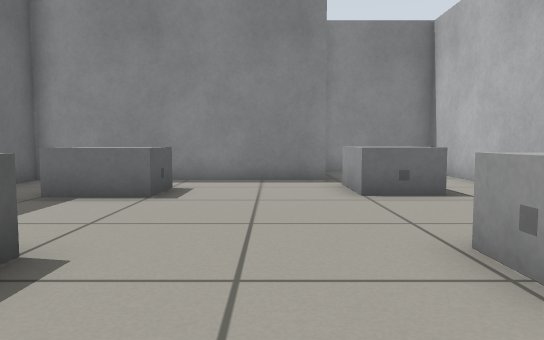
view 1 (above)

13 first-person views from a walk through a robot-simulator world made for Gazebo. The camera is 0.5 m above the floor, tilts 4° down and sees 70° across. The floor is counted in squares, 0.5 m on a side. Each view is taken from the middle of a square. On the plan, view 1 faces up. The plan holds only what a view shows up to about 13 squares ahead; the rest is blank.

view 2
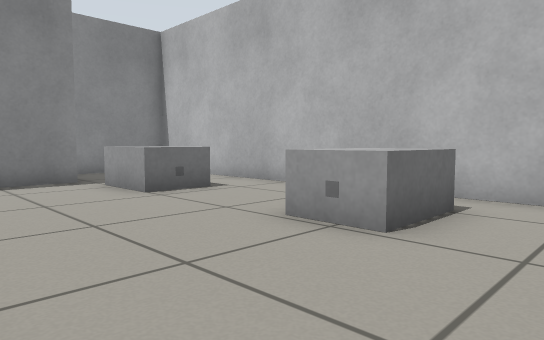

view 3
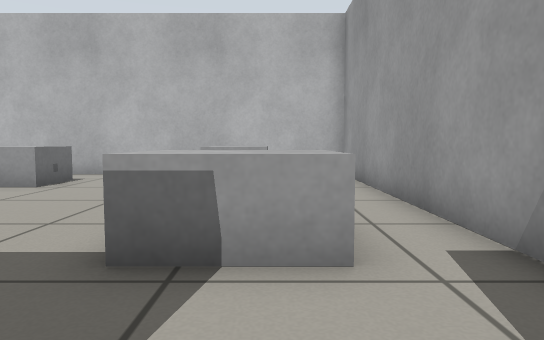

view 4
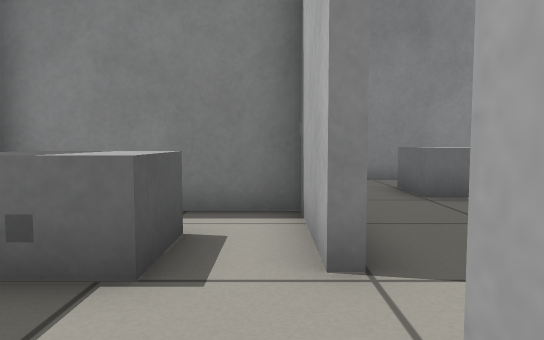

view 5
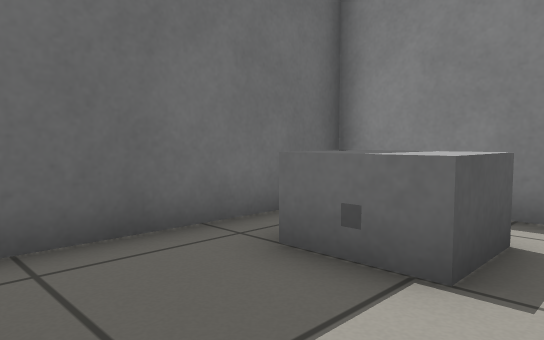

view 6
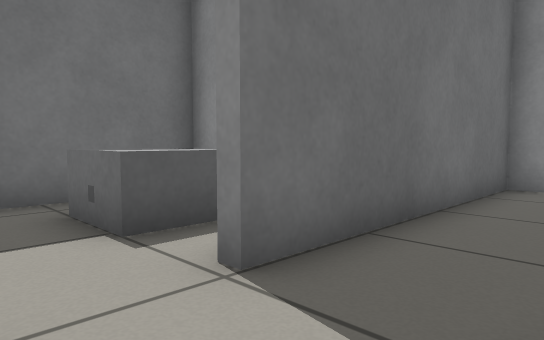

view 7
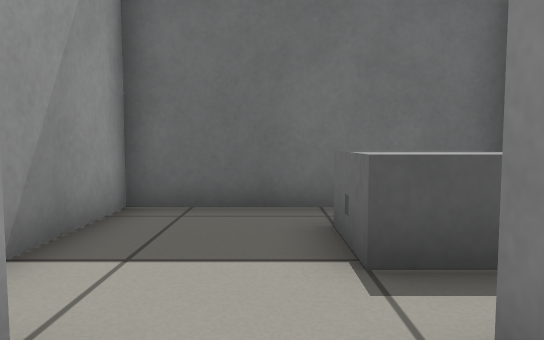

view 8
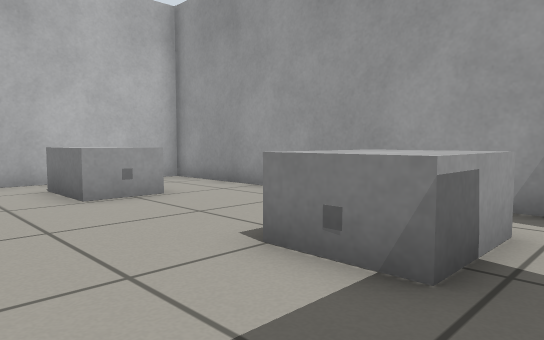

view 9
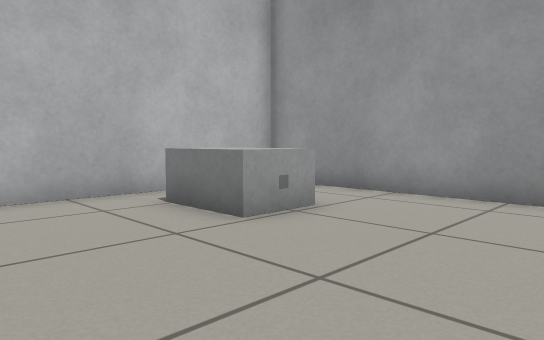

view 10
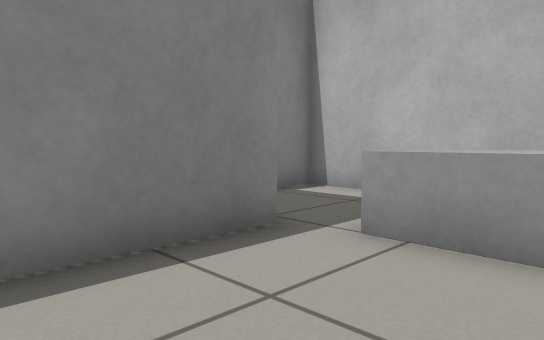

view 11
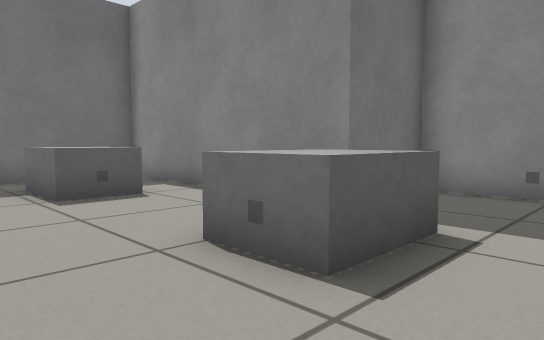

view 12
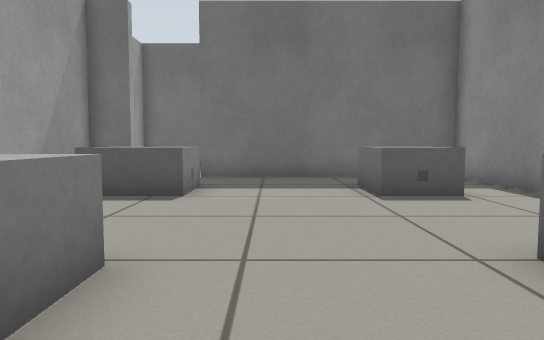

view 13
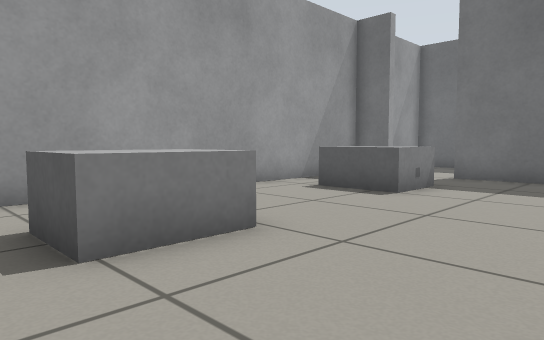

### Floor plan
Points are (right, up) in squares from view 1. A wall is a line through its corners. A room is listed if a view was taken in it or the views show most of it. See-through windows are left out.
Room 1 (views 1, 2, 6, 7, 8, 9, 10, 11, 12, 13)
walls: (-6.3, 0.9) (-6.3, -0.3) (5.3, -0.3) (5.3, 13) (1.4, 13) (1.4, 10.3) (-6.3, 10.3) (-6.3, 2.9)
ways out: opening at (-6, 1.5) to room 2
objects: grey box (-4, 2) to (-3, 3); grey box (-4, 7) to (-3, 8); grey box (2, 2) to (4, 3); marker (2, 7); grey box (2, 8) to (3, 9)
Room 2 (views 3, 4, 5)
walls: (-6.5, 2.9) (-6.5, 5.6) (-11, 5.6) (-11, -0.3) (-8.1, -0.3); (-6.6, 0.9) (-6.3, 0.9)
ways out: opening at (-6, 1.5) to room 1
objects: grey box (-9, 3) to (-8, 4)

Where each view was taken, in squares from view 1:
view 1: 0 up, 0 right, facing up
view 2: 0 up, 2 left, facing up-right
view 3: 2 up, 7 left, facing right
view 4: 0 up, 7 left, facing up
view 5: 0 up, 7 left, facing up-left
view 6: 1 up, 4 left, facing up-left
view 7: 2 up, 5 left, facing left
view 8: 6 up, 5 left, facing down-right
view 9: 7 up, 2 left, facing down-right
view 10: 7 up, 2 left, facing up-right
view 11: 5 up, 5 right, facing up-left
view 12: 5 up, 5 right, facing left
view 13: 7 up, 5 right, facing down-left
